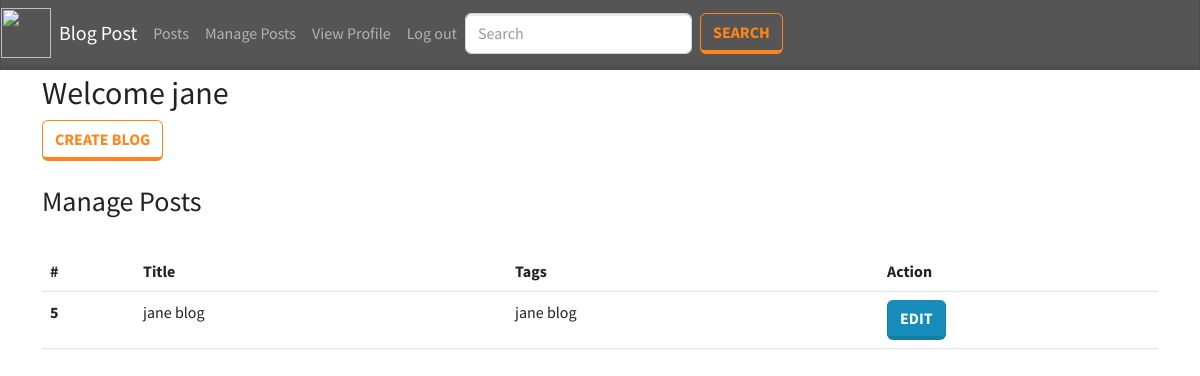
/dashboard.php (signed in), run on an earlier commit of the app's database.
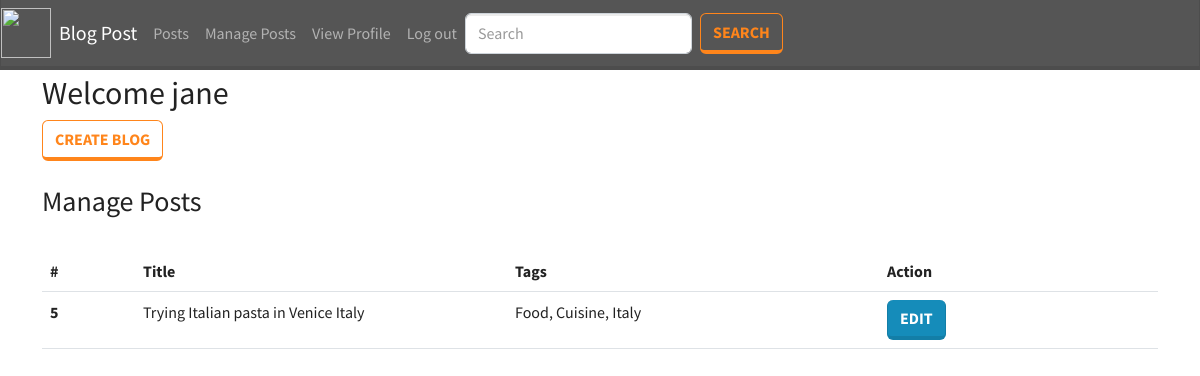
And on a later commit of the database.
### tables this page shows
CREATE TABLE `blogs` (
  `id` int(11) NOT NULL,
  `author_id` int(11) NOT NULL,
  `title` varchar(255) NOT NULL,
  `body` longtext NOT NULL,
  `tags` varchar(255) NOT NULL,
  `date_created` datetime NOT NULL
);

### includes/functions.php (called while the page is built, shortened)
<?php
function getPosts(){
    $id = $_SESSION['id'];
    $q = "SELECT b.id as `bid`, b.author_id, b.title, b.body, b.tags, b.date_created, u.id, u.first_name, u.middle_name, u.last_name, u.email, u.image  FROM blogs b INNER JOIN users u ON b.author_id = u.id WHERE author_id = $id";
    $result = mysqli_query($_SESSION['conn'], $q);
    $temp = array();
    while ($row = $result->fetch_assoc()) {
        $temp[] = $row;
    }
    return $temp;
}

### dashboard.php (the view, shortened to what this page needs)
<?php include('components/header.php'); ?>
<div class="container mt-1">
<?php if($_SESSION['is_admin'] == 1){ ?>
    <h2>Welcome <?= $_SESSION['first_name']?></h2>
    <br>
    <br>
    <h3>Bloggers Stats</h3>
    <br>
    <table class="table">
    <thead>
        <tr>
            <th class="col-1">#</th>
            <th class="col-4">Name</th>
            <th class="col-4">Blogs</th>
        </tr>
    </thead>
    <tbody>
    <?php foreach(getUserStat() as $res) {?>
    <tr>
        <th scope="row"><?= $res['uid']?></th>
        <td><?= $res['first_name'] . ' ' . $res['last_name']?></td>
        <td><?= $res['post']?></td>
    </tr>
    <?php } ?>
    </tbody>
    </table>
    <?php }elseif(isset($_SESSION['id']) && $_SESSION['is_active'] == 1){ ?>
        <h2>Welcome <?= $_SESSION['first_name']?></h2>
        <a class="btn btn-outline-warning" href="create_post.php">Create Blog</a>
        <br>
        <br>
        <h3>Manage Posts</h3>
        <br>
        <table class="table">
        <thead>
            <tr>
                <th class="col-1">#</th>
                <th class="col-4">Title</th>
                <th class="col-4">Tags</th>
                <th class="col-4">Action</th>
            </tr>
        </thead>
        <tbody>
        <?php foreach(getPosts() as $res) {?>
        <tr>
            <th scope="row"><?= $res['bid']?></th>
            <td><?= $res['title']?></td>
            <td><?= $res['tags']?></td>
            <td><a class="btn btn-primary" href="edit_post.php?id=<?= $res['bid']?>">Edit</a> </td>
        </tr>
        <?php } ?>
        </tbody>
        </table>
        <br>
    <?php }else{ ?>
        <h2>Account is Currently Deactivated. Please Contact the Admin!</h2>
    <?php } ?>
</div>
<?php include('components/footer.php'); ?>

What changed in the data, as far as the page shows it:
changed blogs id 5: title "jane blog" → "Trying Italian pasta in Venice Italy"; tags "jane blog" → "Food, Cuisine, Italy"
